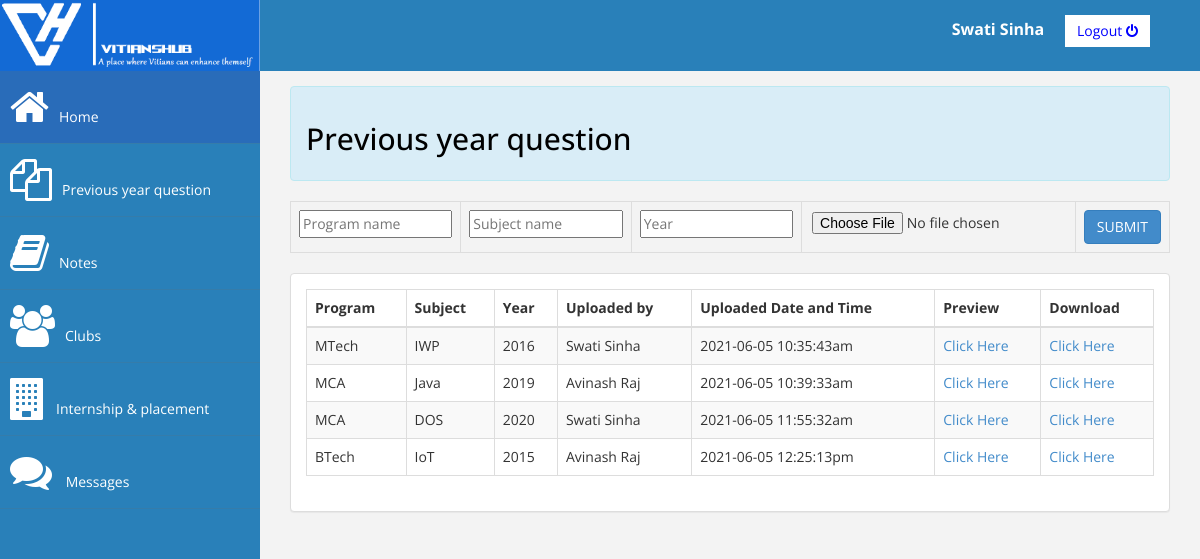
The page /questions_paper.php (signed in) on the database its author committed.
### tables this page shows
CREATE TABLE `user` (
  `userid` int(11) NOT NULL,
  `username` varchar(50) NOT NULL,
  `name` varchar(20) NOT NULL,
  `password` varchar(25) NOT NULL
);

CREATE TABLE `questions_paper` (
  `id` int(11) NOT NULL,
  `program` varchar(200) NOT NULL,
  `subject` varchar(200) NOT NULL,
  `owner` varchar(200) NOT NULL,
  `year` varchar(200) NOT NULL,
  `date` varchar(200) NOT NULL,
  `link` varchar(200) NOT NULL
);

### questions_paper.php (the view, shortened to what this page needs)
<?php
   include('config.php');
   $uquery=mysqli_query($con,"SELECT * FROM `user` WHERE userid='".$_SESSION['userid']."'");
   $urow=mysqli_fetch_assoc($uquery);
     $query="select * from questions_paper";
     $result=mysqli_query($con,$query);
   ?>
<!DOCTYPE html>
<html >
   <head>
      <link href="assets/css/bootstrap.css" rel="stylesheet" />
      <link rel="stylesheet" href="https://cdnjs.cloudflare.com/ajax/libs/font-awesome/4.7.0/css/font-awesome.min.css">
      <link href="assets/css/custom.css" rel="stylesheet" />
   </head>
   <body>
      <div id="wrapper">
         <img style="width: 260px;" id="logo" src="assets/image/logo2.png" alt="logo"  />
         <div style="color: white;padding: 15px 50px 5px 50px; float: right; font-size: 16px;">
            <strong><?php echo $urow['name'];?></strong> &nbsp;&nbsp;&nbsp;
            <a href="logout.php" class="btn btn-danger square-btn-adjust">Logout
            <i class="fa fa-power-off fa-1x"></i>
            </a>
         </div>
         <nav class="navbar-default navbar-side" role="navigation">
            <div class="sidebar-collapse">
               <ul class="nav" id="main-menu">
                  <li>
                     <a class="active-menu"  href="dashboard.php"><i class="fa fa-home fa-3x"></i>Home</a>
                  </li>
                  <li>
                     <a  href="questions_paper.php"><i class="fa fa-copy fa-3x"></i>Previous year question</a>
                  </li>
                  <li>
                     <a  href="notes.php"><i class="fa fa-book fa-3x"></i>Notes</a>
                  </li>
                  <li>
                     <a  href="club.php"><i class="fa fa-users fa-3x"></i>Clubs</a>
                  </li>
                  <li>
                     <a  href="placement.php"><i class="fa fa-building fa-3x"></i>Internship & placement</a>
                  </li>
                  <li  >
                     <a   href="messages.php"><i class="fa fa-comments fa-3x" ></i> Messages</a>
                  </li>
               </ul>
            </div>
         </nav>
         <div id="page-wrapper" >
            <div class="alert alert-info">
               <h2 style="color:black;">Previous year question</h2>
            </div>
            <div class="table-responsive">
               <table cellpadding="0" cellspacing="0" border="0" class="table table-bordered">
                  <tr>
                     <form action="uploadques.php" method="post" enctype="multipart/form-data">
                        <td><input type="text" name="program" class="text"  required="required" placeholder="Program name"></td>
                        <td><input type="text" name="subject" class="text"  required="required" placeholder="Subject name"></td>
                        <td><input type="text" name="year" class="text"  required="required" placeholder="Year"></td>
                        <td><input type="file" name="file" id="file"  required="required"></td>
                        <td><input type="submit" class="btn btn-primary" value="SUBMIT" name="submit">
                     </form>
                  </tr>
               </table>
            </div>
            <div class="col-md-18">
               <div class="container-fluid" style="margin-top:0px;">
                  <div class = "row">
                     <div class="panel panel-default">
                        <div class="panel-body">
                           <div class="table-responsive">
                              <table class="table table-striped table-bordered table-hover" id="dataTables-example">
                                 <thead>
                                    <tr>
                                       <th>Program</th>
                                       <th>Subject</th>
                                       <th>Year</th>
                                       <th>Uploaded by</th>
                                       <th>Uploaded Date and Time</th>
                                       <th>Preview</th>
                                       <th>Download</th>
                                    </tr>
                                 </thead>
                                 <tbody>
                                    <?php
                                       while($row=mysqli_fetch_array($result))
                                       {
                                       ?>
                                    <tr>
                                       <td><?php echo $row['program']; ?></td>
                                       <td><?php echo $row['subject']; ?></td>
                                       <td><?php echo $row['year']; ?></td>
                                       <td><?php echo $row['owner']; ?></td>
                                       <td><?php echo $row['date']; ?></td>
                                       <td><a  href="<?php echo $row['link']; ?>">Click Here </a></td>
                                       <td><a  href="download.php?path=<?php echo $row['link']; ?>">Click Here </a></td>
                                    </tr>
                                    <?php } ?>
                                 </tbody>
                              </table>
                           </div>
                        </div>
                     </div>
                  </div>
               </div>
            </div>
         </div>
      </div>
   </body>
</html>

### assets/css/custom.css (style rules this page uses)
body { font-family: 'Open Sans', sans-serif; }
#wrapper { width: 100%; background:#2980B9; }
#page-wrapper { padding: 15px 15px; min-height: 600px; background:#F3F3F3; }
h2 { color: #f00; }
.square-btn-adjust { border: 0px solid transparent; -webkit-border-radius: 0px; -moz-border-radius: 0px; border-radius: 0px; }
.active-menu { background-color:#296cb9!important; }
.sidebar-collapse , .sidebar-collapse .nav { background:none; }
.sidebar-collapse .nav { padding:0; }
.sidebar-collapse .nav > li > a { color:#fff; background:#2980B9; text-shadow:none; }
.sidebar-collapse > .nav > li > a { padding:15px 10px; }
.sidebar-collapse > .nav > li { border-bottom: 1px solid rgba(107, 108, 109, 0.19); }
.navbar-side { border:none; background-color: #2980B9; }
.navbar-default { border:0px solid black; }
.nav > li > a > i { margin-right:10px; }
@media (min-width:768px) { #page-wrapper { margin: 0 0 0 260px; padding: 15px 30px; min-height: 1200px; } }
@media (min-width:768px) { .navbar-side { z-index: 1; position: absolute; width: 260px; } }

### questions_paper.php (style rules this page uses)
input { padding: 2px; width: 100%; }

### rows shown on the page
user: name "Swati Sinha"
questions_paper: program "MTech", subject "IWP", year "2016", owner "Swati Sinha", date "2021-06-05 10:35:43am"
questions_paper: program "MCA", subject "Java", year "2019", owner "Avinash Raj", date "2021-06-05 10:39:33am"
questions_paper: program "MCA", subject "DOS", year "2020", owner "Swati Sinha", date "2021-06-05 11:55:32am"
questions_paper: program "BTech", subject "IoT", year "2015", owner "Avinash Raj", date "2021-06-05 12:25:13pm"
